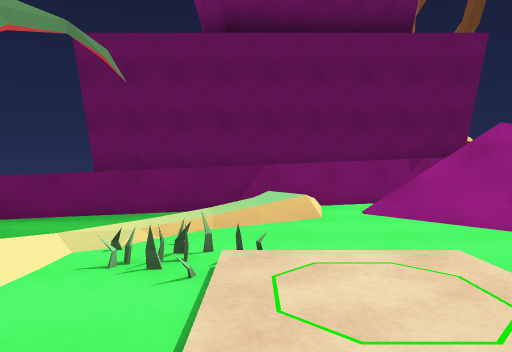
View 1 (above)

12 first-person views from a walk through a scene from a Unity 3-D project. The camera is 1.3 m above the floor, tilts 2° down and sees 70° across. The floor is counted in squares, 2 m on a side. Each view is taken from the middle of a square. On the plan, view 1 faces up. The plan holds only what a view shows up to about 11 squares ahead; the rest is blank. The place goes on beyond the plan. The player is left out.

View 2
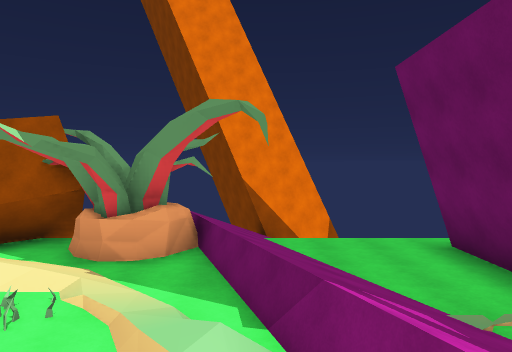

View 3
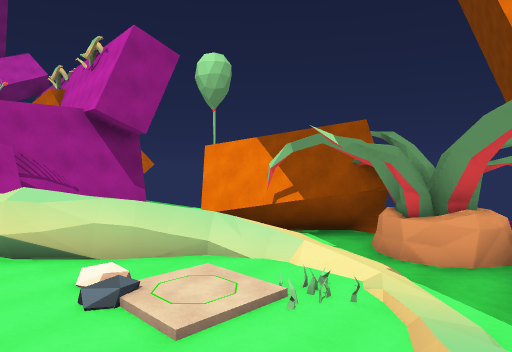

View 4
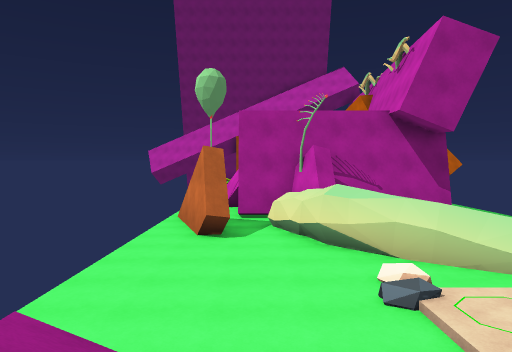

View 5
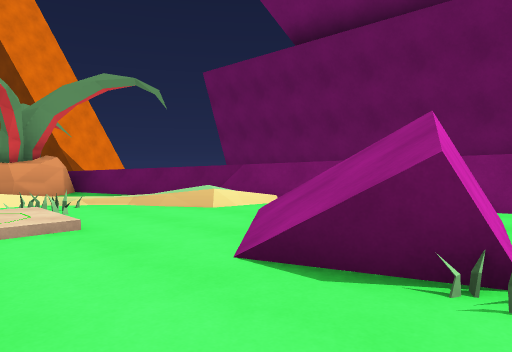

View 6
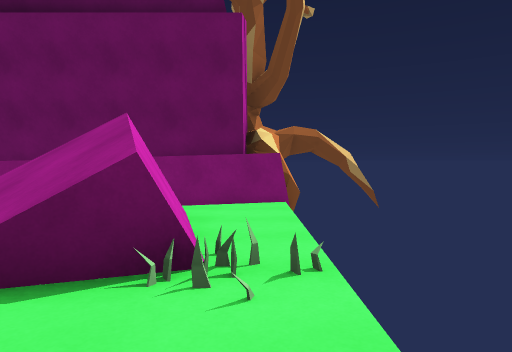

View 7
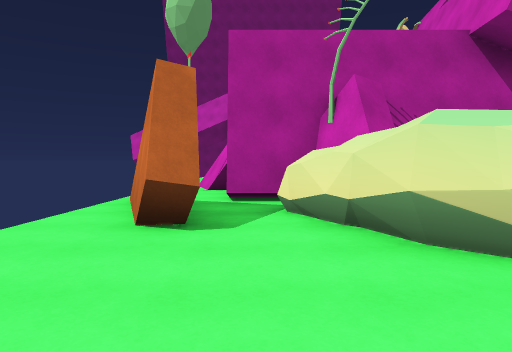

View 8
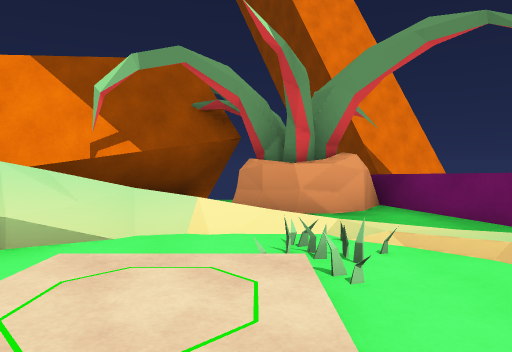

View 9
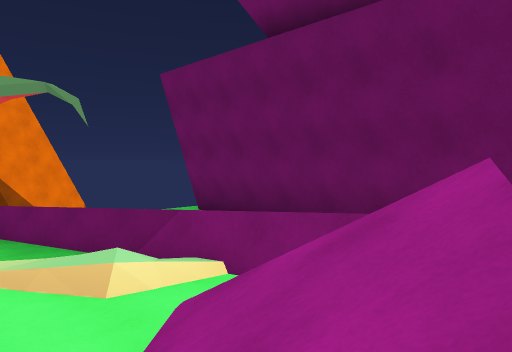

View 10
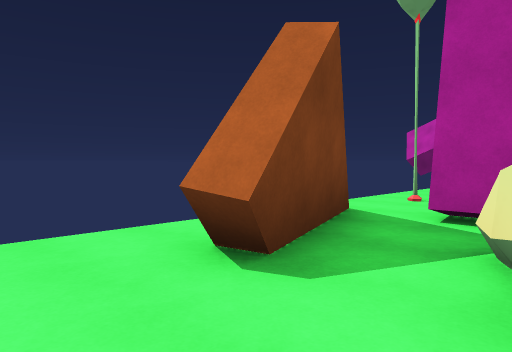

View 11
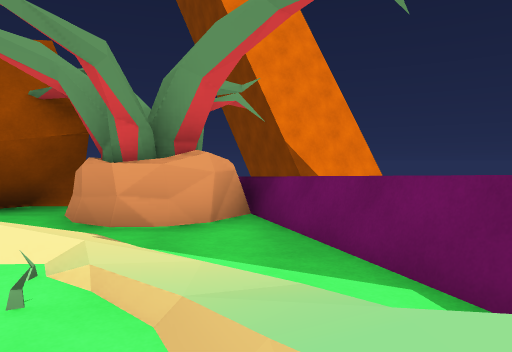

View 12
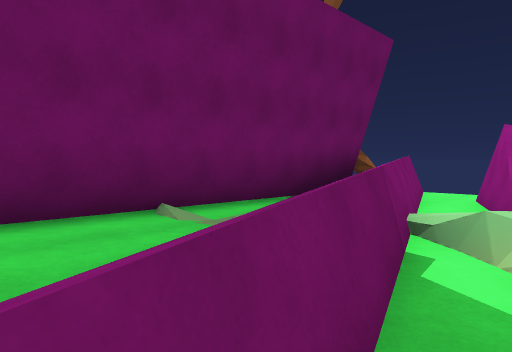

### Floor plan
Key: @ floor where view 1 was taken; # wall or solid block; x gap in a wall; . main floor; : floor 0.25 m higher than the main floor; / step, stairs or slope; = window, fence, low wall or low ledge; ^ raised ledge; v drop or lower ground; O other object.
Columns run from 9 left of view 1 to 6 right of it. Each row starts with its distance up from view 1.
  9      ^##########
  8      ^^^^^^^^^^#
  7   v  ^^^^^^ ^^#=
  6  ##  ^^^^^^^/..
  5 ###^^^^^^x/=/#.
  4    ^^^/..:.//=.
  3     ###/O...//O
  2      ##/./:....
  1       #////....
  0       ##=@.....
 -1       ##=##....
 -2           ##...
 -3           ##.#.
 -4           ##=#.
 -5            #..#
 -6        ######..
 -7              ..
 -8              #.
 -9              #.

Where each view was taken, in squares from view 1:
view 1: 0 up, 0 right, facing up
view 2: 5 up, 3 right, facing left
view 3: 5 up, 3 right, facing down-left
view 4: 5 up, 3 right, facing down
view 5: 1 up, 5 right, facing up-left
view 6: 1 up, 5 right, facing up
view 7: 1 up, 3 right, facing down
view 8: 2 up, 2 right, facing left
view 9: 3 up, 4 right, facing up-left
view 10: 1 down, 2 right, facing down-right
view 11: 4 up, 1 right, facing left
view 12: 4 up, 3 left, facing up-right
